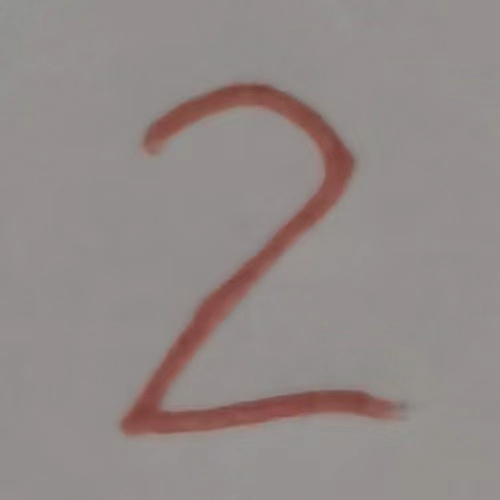
#> input picture hw2.jpg, 500 x 500 px
$ python resize-pic-28_28.py
#> lines starting #> are read from the running program, lines starting #| are printed output that depends on the picture
from PIL import Image
import pylab
import numpy as np

print('input the file you want to resize to 28*28:')
origfile = input()
#> the answer given: hw2.jpg
destfile = origfile + '28_28.jpg'

def resize_image(input_image_path, output_image_path, size):
#> called with input_image_path = 'hw2.jpg', output_image_path = 'hw2.jpg28_28.jpg', size = (28, 28)
    original_image = Image.open(input_image_path)
#> original_image is the input picture: PIL image 500x500 RGB; mean R, G, B 146.7, 138, 136.6
    resized_image = original_image.resize(size)
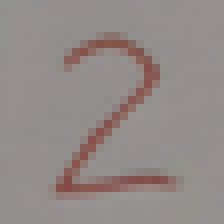
#> resized_image: PIL image 28x28 RGB (shown 8 times larger); mean R, G, B 146.7, 138, 136.6
    resized_image.save(output_image_path)

def convert_to_black_white_then_normalize(image_path, output_path):
#> called with image_path = 'hw2.jpg28_28.jpg', output_path = 'hw2.jpg28_28.jpg'
    with Image.open(image_path) as image:
        # 灰度图像化
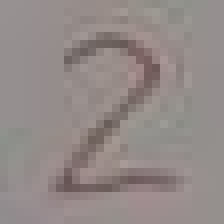
#> image: PIL image 28x28 RGB (shown 8 times larger); mean R, G, B 147.2, 137.9, 136
        gray_image = image.convert('L')
        # 将图像转换为NumPy数组
        gray_array = np.array(gray_image)
        # 将像素值从0到255归一化到0到1(chaonin:黑色作为背景)
        normalized_array = 1 - gray_array / 255.0
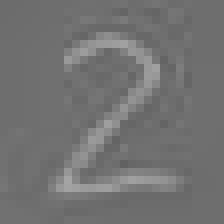
#> normalized_array: shape (28, 28) float64 (shown 8 times larger); min 0.38, max 0.647, mean 0.449
        # 将归一化的灰度数组转换为图像
        normalized_gray_image = Image.fromarray((normalized_array * 255).astype(np.uint8))
        # 保存图像
        normalized_gray_image.save(output_path)
def show_image(image_path):
#> called with image_path = 'hw2.jpg28_28.jpg'
    img_x = Image.open(image_path)
    pylab.imshow(img_x)
    pylab.gray()
    pylab.show()

def read_pic_pixel(image_path):
    image = Image.open(image_path)
    width, height = image.size
    print (width)
    print (height)
    i = 1
    for h in range(height):
        for w in range(width):
            pixel_value = image.getpixel((w, h))
            print(str(i)+':'+str(pixel_value))  # 输出像素值，例如：(255, 0, 0)代表红色
            i = i+1

# 使用函数将图片压缩为28x28像素
resize_image(origfile, destfile, (28, 28))
# 黑白化并归一化【RBG转换为0-1之间的灰度值】
convert_to_black_white_then_normalize(destfile, destfile)
#read_pic_pixel(destfile)
show_image(destfile)

$ run again, on hw5.jpg
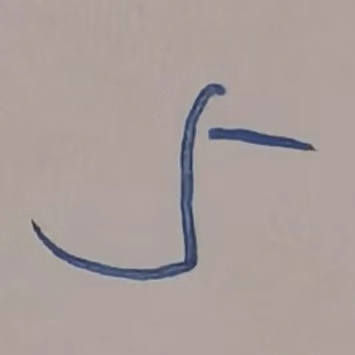
#> input picture hw5.jpg, 355 x 355 px
#> in resize_image, original_image is the input picture: PIL image 355x355 RGB; mean R, G, B 170.1, 158.5, 155.3
#> in convert_to_black_white_then_normalize, `with Image.open(image_path) as image:`:
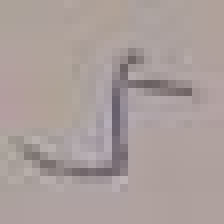
#> image: PIL image 28x28 RGB (shown 8 times larger); mean R, G, B 170.3, 158.1, 155.6
#> in convert_to_black_white_then_normalize, `normalized_array = 1 - gray_array / 255.0`:
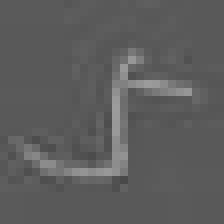
#> normalized_array: shape (28, 28) float64 (shown 8 times larger); min 0.286, max 0.612, mean 0.367

$ run again, on hw6.jpg
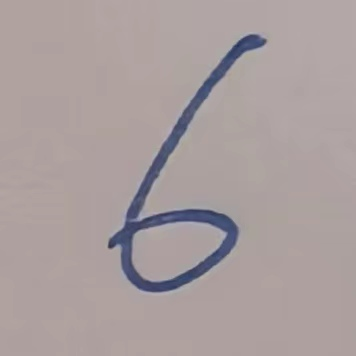
#> input picture hw6.jpg, 356 x 356 px
#> in resize_image, original_image is the input picture: PIL image 356x356 RGB; mean R, G, B 169.5, 157.9, 158.2
#> in convert_to_black_white_then_normalize, `with Image.open(image_path) as image:`:
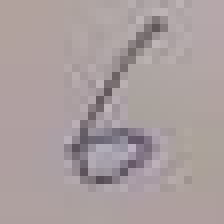
#> image: PIL image 28x28 RGB (shown 8 times larger); mean R, G, B 169.5, 157.8, 158.4
#> in convert_to_black_white_then_normalize, `normalized_array = 1 - gray_array / 255.0`:
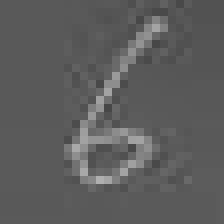
#> normalized_array: shape (28, 28) float64 (shown 8 times larger); min 0.278, max 0.686, mean 0.367
